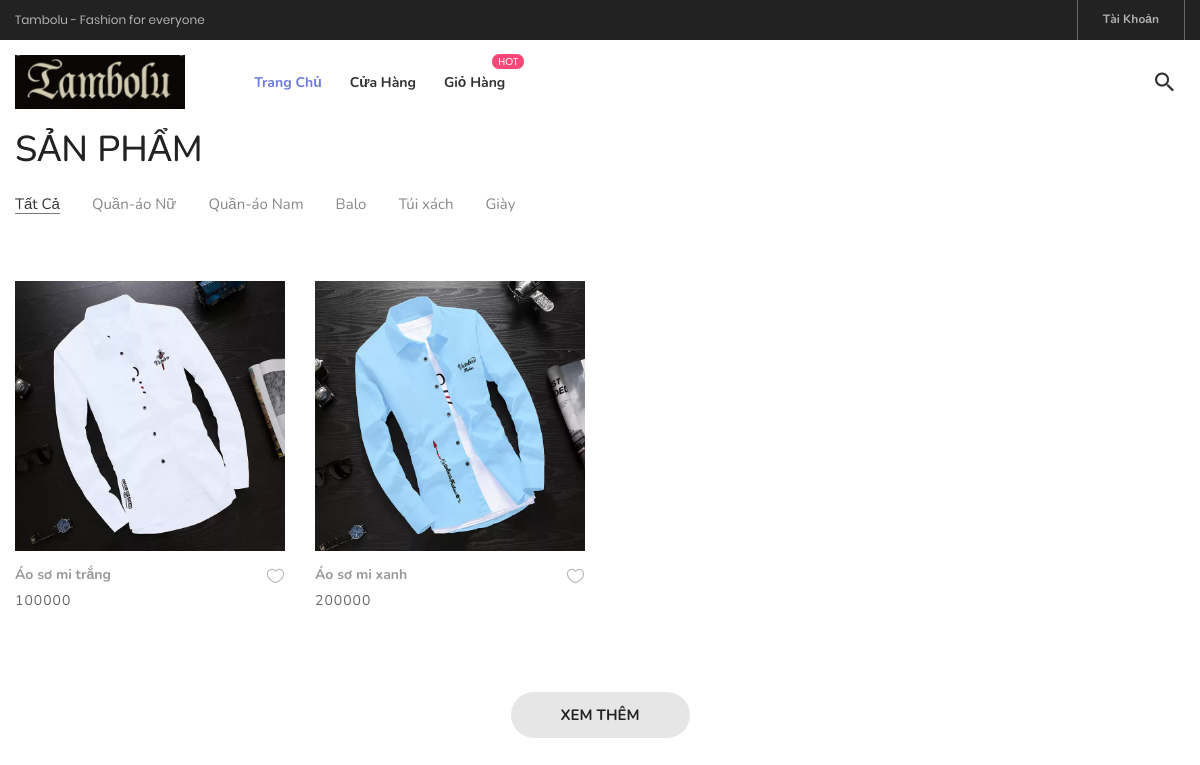
/product, run on an earlier commit of the app's database.
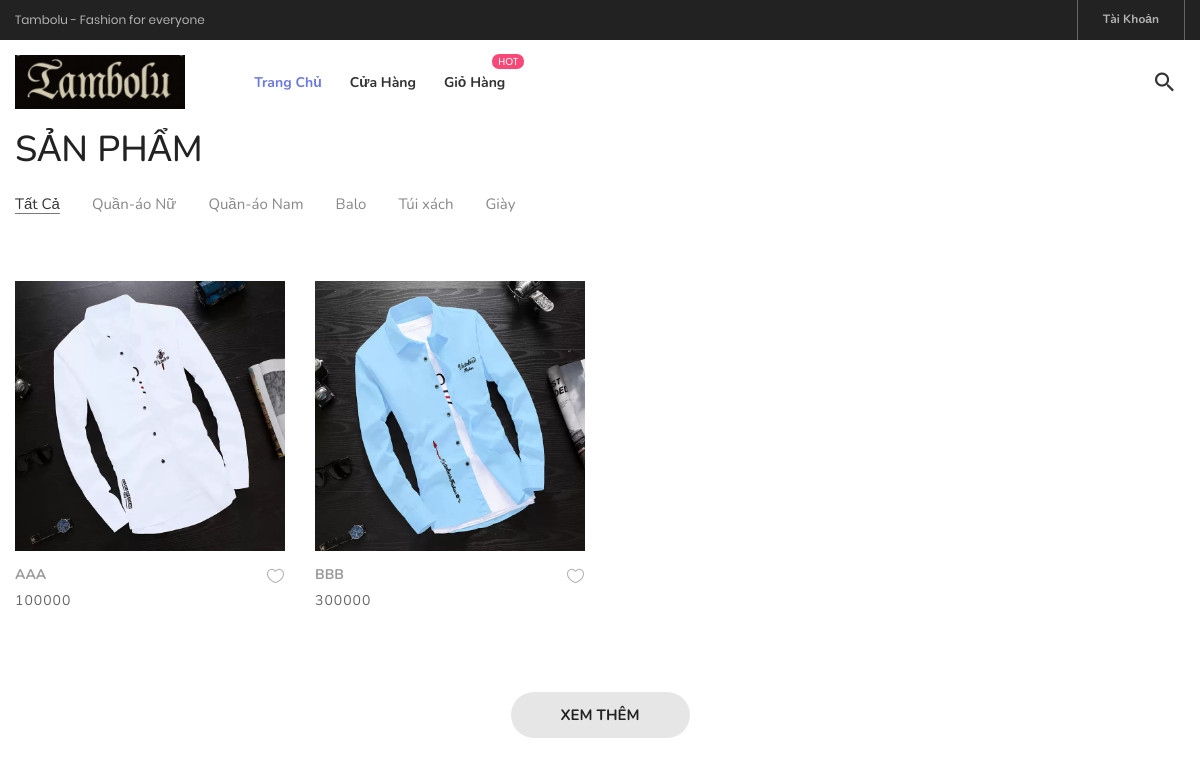
And on a later commit of the database.
### home/models.py (models this page shows, shortened)
class Product(models.Model):
    product_image = models.CharField(null=False, unique=True, max_length=100)
    title = models.CharField(max_length=100, null=False, unique=True)
    price = models.DecimalField(max_digits=10, decimal_places=0, null= False)
    category_type = [
        ('women', '1'),
        ('men','2'),
        ('bag', '3'),
        ('shoes', '4'),
        ('watches', '5'),
    ]
    type_product = models.CharField(default = '1',
        max_length=50,
        choices= category_type,
        null=True
    )

### home/views.py (the view)
# urls.py: path('product', views.product, name = 'product'),
def product(request):
    data = {'prod': Product.objects.all(),
            'cart_stock': Cart.objects.filter(user=request.user, order=None).count(),
            'cart': Cart.objects.filter(user = request.user, order=None)}
    return render(request, 'pages/product.html', data)

### home/templates/pages/product.html (shortened to what this page needs)
{% extends "pages/base.html" %}
{% block content %}
<section class="bg0 p-t-23 p-b-140 mt-5 pt-5">
    <div class="container">
        <div class="p-b-10">
            <h3 class="ltext-103 cl5">
                SẢN PHẨM
            </h3>
        </div>
        <div class="flex-w flex-sb-m p-b-52">
            <div class="flex-w flex-l-m filter-tope-group m-tb-10">
                <button class="stext-106 cl6 hov1 bor3 trans-04 m-r-32 m-tb-5 how-active1" data-filter="*">
                    Tất Cả
                </button>
                <button class="stext-106 cl6 hov1 bor3 trans-04 m-r-32 m-tb-5" data-filter=".women">
                    Quần-áo Nữ
                </button>
                <button class="stext-106 cl6 hov1 bor3 trans-04 m-r-32 m-tb-5" data-filter=".men">
                    Quần-áo Nam
                </button>
                <button class="stext-106 cl6 hov1 bor3 trans-04 m-r-32 m-tb-5" data-filter=".bag">
                    Balo
                </button>
                <button class="stext-106 cl6 hov1 bor3 trans-04 m-r-32 m-tb-5" data-filter=".shoes">
                    Túi xách
                </button>
                <button class="stext-106 cl6 hov1 bor3 trans-04 m-r-32 m-tb-5" data-filter=".watches">
                    Giày
                </button>
            </div>
        </div>
        <div class="row isotope-grid">
            {% load static %}
            {% for item in prod %}
            <div class="col-sm-6 col-md-4 col-lg-3 p-b-35 isotope-item {{item.type_product}}">
                <div class="block2" id= "prod">
                    <div class="block2-pic hov-img0">
                        <img src="{{item.product_image}}" alt="IMG-PRODUCT">
                    </div>
                    <div class="block2-txt flex-w flex-t p-t-14">
                        <div class="block2-txt-child1 flex-col-l ">
                            <a href="/product-detail/{{item.id}}" class="stext-104 cl4 hov-cl1 trans-04 js-name-b2 p-b-6">
                                {{item.title}}
                            </a>
                            <span class="stext-105 cl3">
                                {{item.price}}
                            </span>
                        </div>
                        <div class="block2-txt-child2 flex-r p-t-3">
                            <a href="#" class="btn-addwish-b2 dis-block pos-relative js-addwish-b2">
                                <img class="icon-heart1 dis-block trans-04" src="/static/images/icons/icon-heart-01.png" alt="ICON">
                            </a>
                        </div>
                    </div>
                </div>
            </div>
            {% endfor %}
        </div>
            <div class="flex-c-m flex-w w-full p-t-45 position-relative">
                <a href="#" class="flex-c-m stext-101 cl5 size-103 bg2 bor1 hov-btn1 p-lr-15 trans-04">
                    XEM THÊM
                </a>
            </div>
</section>
{% endblock %}

### home/templates/pages/base.html (shortened to what this page needs)
<!DOCTYPE html>
<html lang="vi">
<head>
	{% load static %}
        <link rel="stylesheet" type="text/css" href="{% static 'vendor/bootstrap/css/bootstrap.min.css' %}">
        <link rel="stylesheet" type="text/css" href="{% static 'fonts/font-awesome-4.7.0/css/font-awesome.min.css' %}">
        <link rel="stylesheet" type="text/css" href="{% static 'fonts/iconic/css/material-design-iconic-font.min.css' %}">
        <link rel="stylesheet" type="text/css" href="{% static 'fonts/linearicons-v1.0.0/icon-font.min.css' %}">
        <link rel="stylesheet" type="text/css" href="{% static 'vendor/animate/animate.css' %}">
        <link rel="stylesheet" type="text/css" href="{% static 'vendor/css-hamburgers/hamburgers.min.css' %}">
        <link rel="stylesheet" type="text/css" href="{% static 'vendor/animsition/css/animsition.min.css' %}">
        <link rel="stylesheet" type="text/css" href="{% static 'vendor/select2/select2.min.css' %}">
        <link rel="stylesheet" type="text/css" href="{% static 'vendor/daterangepicker/daterangepicker.css' %}">
        <link rel="stylesheet" type="text/css" href="{% static 'vendor/slick/slick.css' %}">
        <link rel="stylesheet" type="text/css" href="{% static 'vendor/MagnificPopup/magnific-popup.css' %}">
        <link rel="stylesheet" type="text/css" href="{% static 'vendor/perfect-scrollbar/perfect-scrollbar.css' %}">
        <link rel="stylesheet" type="text/css" href="{% static 'css/util.css' %}">
        <link rel="stylesheet" type="text/css" href="{% static 'css/main.css' %}">
		<link rel="stylesheet" type="text/css" href="{% static 'css/style.css' %}">
</head>
<body>
    <header>
		<div class="container-menu-desktop">
			<div class="top-bar">
				<div class="content-topbar flex-sb-m h-full container">
					<div class="left-top-bar">
						Tambolu - Fashion for everyone
					</div>
					<div class="right-top-bar flex-w h-full">
						{% if user.is_authenticated %}
						<a class="flex-c-m trans-04 p-lr-25">
							Chào {{user.first_name}}
						</a>
						<a href="/logout" class="flex-c-m trans-04 p-lr-25">
							Logout
						</a>
						{% else %}
						<a href="/login" class="flex-c-m trans-04 p-lr-25">
							Tài Khoản
						</a>
						{% endif %}
					</div>
				</div>
			</div>
			<div class="wrap-menu-desktop">
				<nav class="limiter-menu-desktop container">
					<a href="#" class="logo">
						<img src="{% static 'images/logo_tambolu.jpg' %}" alt="IMG-LOGO">
					</a>
					<div class="menu-desktop">
						<ul class="main-menu">
							<li class="active-menu">
								<a href="/">Trang Chủ</a>
							</li>
							<li>
								<a href="/product">Cửa Hàng</a>
							</li>
							<li class="label1" data-label1="hot">
								<a href="/cart">Giỏ Hàng</a>
							</li>
						</ul>
					</div>
					<div class="wrap-icon-header flex-w flex-r-m">
						<div class="icon-header-item cl2 hov-cl1 trans-04 p-l-22 p-r-11 js-show-modal-search">
							<i class="zmdi zmdi-search"></i>
						</div>
					</div>
				</nav>
			</div>
		</div>
	</header>
	{% block content %}
	{% endblock %}
</body>
</html>

### home/static/css/main.css (style rules this page uses)
.container { max-width: 1380px; }
@media (max-width: 1600px) { .container { max-width: 1200px; } }
.container-menu-desktop { height: auto; width: 100%; position: relative; -webkit-transition: all 0.3s; -o-transition: all 0.3s; -moz-transition: all 0.3s; transition: all 0.3s; }
.top-bar { height: 40px; background-color: #222; }
.left-top-bar { font-family: Poppins-Regular; font-size: 12px; line-height: 1.8; color: #b2b2b2; }
.right-top-bar a { font-family: Poppins-Regular; font-size: 12px; line-height: 1.8; height: 100%; color: #b2b2b2; border-right: 1px solid rgba(255,255,255,0.3); }
.right-top-bar a:first-child { border-left: 1px solid rgba(255,255,255,0.3); }
.wrap-menu-desktop { position: fixed; z-index: 1100; background-color: transparent; width: 100%; height: 84px; top: 40px; left: 0px; -webkit-transition: height 0.3s, background-color 0.3s; -o-transition: height 0.3s, background-color 0.3s; -moz-transition: height 0.3s, background-color 0.3s; transition: height 0.3s, background-color 0.3s; }
.limiter-menu-desktop { height: 100%; display: -webkit-box; display: -webkit-flex; display: -moz-box; display: -ms-flexbox; display: flex; align-items: center; background-color: transparent; }
.logo { display: -webkit-box; display: -webkit-flex; display: -moz-box; display: -ms-flexbox; display: flex; align-items: center; height: 65%; margin-right: 55px; }
.logo img { max-width: 100%; max-height: 100%; }
.menu-desktop { display: -webkit-box; display: -webkit-flex; display: -moz-box; display: -ms-flexbox; display: flex; align-items: center; height: 100%; }
.main-menu { list-style-type: none; margin: 0; display: -webkit-box; display: -webkit-flex; display: -moz-box; display: -ms-flexbox; display: flex; align-items: center; }
.main-menu > li { display: block; position: relative; padding: 20px 10px 20px 0px; margin: 0px 4px 0px 14px; }
.main-menu > li > a { font-family: Poppins-Medium; font-size: 14px; color: #333; padding: 5px 0px; transition: all 0.4s; -webkit-transition: all 0.4s; -o-transition: all 0.4s; -moz-transition: all 0.4s; }
.wrap-icon-header { flex-grow: 1; }
.icon-header-item { position: relative; font-size: 26px; line-height: 1; cursor: pointer; }
.main-menu > li.active-menu > a { color: #6c7ae0; }
.block2-pic { position: relative; }
.block2-txt-child1 { width: calc(100% - 30px); }
.block2-txt-child2 { width: 30px; }
.cl2 { color: #333; }
.cl3 { color: #666; }
.cl4 { color: #999; }
.cl5 { color: #222; }
.cl6 { color: #888; }
.stext-101 { font-family: Poppins-Medium; font-size: 15px; line-height: 1.466667; text-transform: uppercase; }
.stext-104 { font-family: Poppins-Regular; font-size: 14px; line-height: 1.466667; }
.stext-105 { font-family: Poppins-Regular; font-size: 14px; line-height: 1.466667; letter-spacing: 1px; }
.stext-106 { font-family: Poppins-Regular; font-size: 15px; line-height: 1.2; }
.ltext-103 { font-family: Poppins-Bold; font-size: 36px; line-height: 1.1; text-transform: uppercase; }
.size-103 { min-width: 179px; height: 46px; }
.bg0 { background-color: #fff; }
.bg2 { background-color: #e6e6e6; }
.bor1 { border-radius: 23px; }
.bor3 { border-bottom: 1px solid transparent; }
.label1 { position: relative; }
.label1::after { content: attr(data-label1); font-family: Poppins-Regular; font-size: 10px; line-height: 15px; color: #fff; text-transform: uppercase; text-align: center; display: block; position: absolute; top: 3px; right: -9px; height: 15px; min-width: 32px; border-radius: 7px; padding: 0 4px; background-color: #f74877; }
.how-active1 { color: #333; border-color: #797979; }
.hov-img0 { display: block; overflow: hidden; }
.hov-img0 img { width: 100%; -webkit-transition: transform 0.9s ease; -o-transition: transform 0.9s ease; -moz-transition: transform 0.9s ease; transition: transform 0.9s ease; }

### home/static/css/style.css (style rules this page uses)
[class*="text"], a, th { font-family: 'Nunito', sans-serif !important; }
a, th { font-weight: 700; }

What changed in the data, as far as the page shows it:
removed Product: product_image (picture), title "Áo sơ mi trắng", price "100000"
removed Product: product_image (picture), title "Áo sơ mi xanh", price "200000"
added Product: product_image (picture), title "AAA", price "100000"
added Product: product_image (picture), title "BBB", price "300000"
